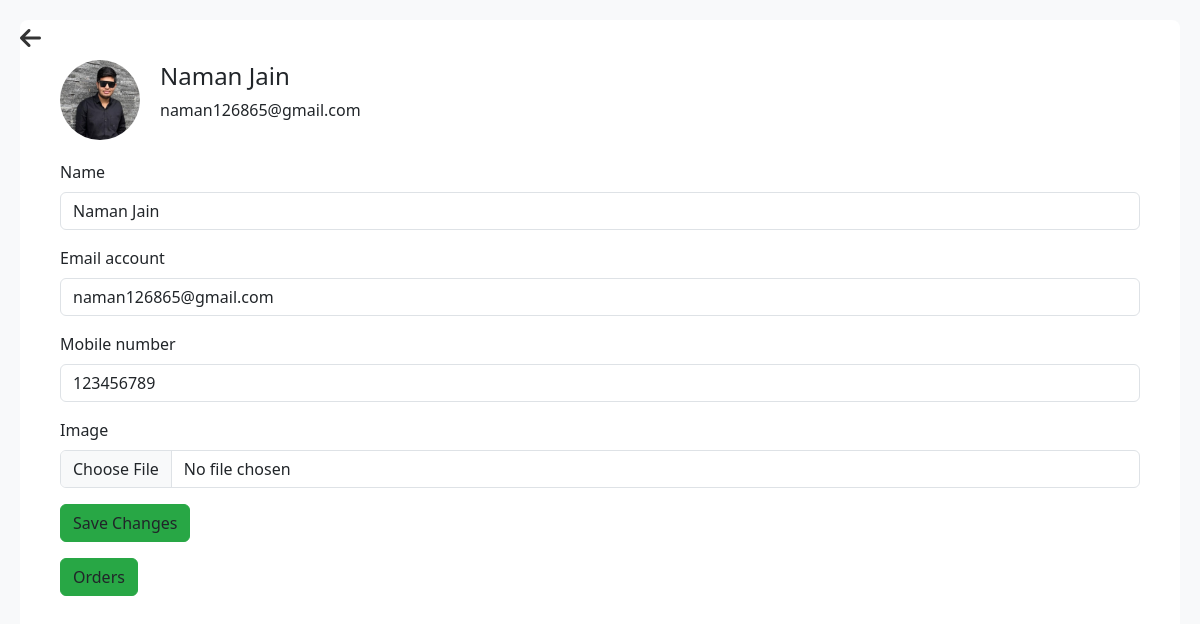
The page /profile (signed in) on the database its author committed.
### myapp/models.py (models this page shows)
class user(models.Model):
    username=models.CharField(max_length=30)
    email=models.EmailField(max_length=30)
    password=models.CharField(max_length=30)
    phone_number=models.IntegerField(blank=True,null=True)
    image=models.ImageField(upload_to="image",blank=True,null=True)
    otp=models.IntegerField(blank=True,null=True)

### myapp/views.py (the view, shortened to what this page needs)
# urls.py: path('profile', views.profile, name='profile'),
def profile(request):
    uid=user.objects.get(username=request.session['username'])
    print(uid)
    con={
        "uid":uid
    }
    return render(request, 'profile.html',con)

### myapp/templates/profile.html (shortened to what this page needs)
<!DOCTYPE html>
<html lang="en">
<head>
    <link rel="stylesheet" href="https://cdn.jsdelivr.net/npm/bootstrap@5.3.1/dist/css/bootstrap.min.css">
    <link rel="stylesheet" href="https://cdnjs.cloudflare.com/ajax/libs/font-awesome/6.0.0-beta3/css/all.min.css">
</head>
<body>
    <a href="javascript:history.back()" style="position: absolute; top: 20px; left: 20px; font-size: 24px; color: #333;">
        <i class="fas fa-arrow-left"></i>
    </a>
    <div class="main-container">
        <div class="content">
            <div class="profile-header">
                <img src="{{uid.image}}" alt="User Image">
                <div>
                    <h4>{{uid.username}}</h4>
                    <p>{{uid.email}}</p>
                </div>
            </div>
            <form action="{% url 'profile' %}" method="post" enctype="multipart/form-data">
                <div class="mb-3">
                    <label for="name" class="form-label">Name</label>
                    <input type="text" class="form-control" name="username" id="name" placeholder="Enter A Name " value="{{uid.username}}">
                </div>
                <div class="mb-3">
                    <label for="email" class="form-label">Email account</label>
                    <input type="email" class="form-control" name="email" id="email" placeholder="Enter A Email" value="{{uid.email}}">
                </div>
                <div class="mb-3">
                    <label for="phone" class="form-label">Mobile number</label>
                    <input type="text" class="form-control" id="phone" name="phone_number" placeholder="Enter A Phone Number" value="{{uid.phone_number}}">
                </div>
                <div class="mb-3">
                    <label for="image" class="form-label">Image</label>
                    <input type="file" class="form-control" id="image" name="image">
                </div>
                <div class="mb-3">
                <button type="submit" class="btn btn-custom">Save Changes</button>
                </div>
                <div class="mb-3">
                    <a href="{% url 'order_detail' %}" class="btn btn-custom">Orders</a>
                </div>
            </form>
        </div>
    </div>
</body>
</html>

### myapp/templates/profile.html (style rules this page uses)
body { background-color: #f8f9fa; }
.main-container { display: flex; min-height: 100vh; }
.content { flex: 1; padding: 40px; background-color: #ffffff; border-radius: 8px; margin: 20px; }
.profile-header { display: flex; align-items: center; margin-bottom: 20px; }
.profile-header img { border-radius: 50%; margin-right: 20px; width: 80px; height: 80px; }
.btn-custom { background-color: #28a745 !important; border-color: #28a745 !important; }

### rows shown on the page
user: image (picture), username "Naman Jain", email "naman126865@gmail.com", phone_number "123456789"
